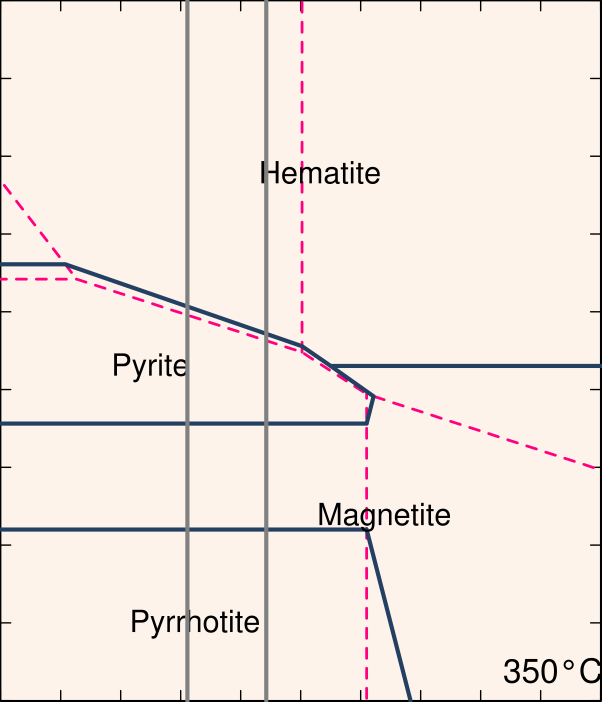
#> input picture imgs/350.png, 1804 x 2104 px (shown at 1/3 size)
$ python main.py
#> lines starting #> are read from the running program, lines starting #| are printed output that depends on the picture
### CalcDeltaS.py
import math
import numpy as np
import pandas as pd
from matplotlib import pyplot as plt


def pH2aH(pH):
    return 10 ** (-1 * pH)


def calc_fO2(aH_list, delta34S_H2S, k, gamma, delta, params):
    logfO2_list = []
    valid_pH_list = []
    invalid_aH = 1
    valid_flag = 0
    invalid_valid_pH = ()

    min_X_SUM_SO4 = 1
    max_X_SUM_SO4 = 0
    for aH in aH_list:
        A = (k['H2S'] * gamma['H2S']) / (gamma['HS'] * aH)
        B = k['HS'] * gamma['HS'] / (aH * gamma['S'])
        D = 1 / gamma['SO4']
        E = aH / (k['HSO4'] * gamma['HSO4'])
        F = params['mK'] * gamma['K']/ (k['KSO4'] * gamma['KSO4'])
        G = params['mNa'] * gamma['Na'] / (k['NaSO4'] * gamma['NaSO4'])
        H = params['mCa'] * gamma['Ca'] / (k['CaSO4'] * gamma['CaSO4'])

        C = ((delta['totalS'] - delta34S_H2S) * (1 + A * (1 + B)) - delta['HS'] * A - delta['S'] * A * B)  / ((delta['SO4'] - (delta['totalS'] - delta34S_H2S)) * (D + E + F + G + H))

        X_SUM_SO4 = C * (D + E + F + G + H) / (1 + A *(1 + B) + C * (D + E + F + G + H))
        min_X_SUM_SO4 = 0 if min(min_X_SUM_SO4, X_SUM_SO4) < 0 else min(min_X_SUM_SO4, X_SUM_SO4)
        max_X_SUM_SO4 = max(max_X_SUM_SO4, X_SUM_SO4)

        factor = k['SO4'] * aH ** 2  / gamma['H2S']
        try:
            logfO2 = math.log10(math.sqrt(C * factor))
            if valid_flag == 0:
                invalid_valid_pH = (-1 * np.log10(invalid_aH), -1 * np.log10(aH))
                valid_flag = 1
            logfO2_list.append(logfO2)
            valid_pH_list.append(-1 * math.log10(aH))
        except ValueError:
            invalid_aH = aH
    # print(round(min_X_SUM_SO4, 2), round(max_X_SUM_SO4, 2))
    return (logfO2_list, valid_pH_list, invalid_valid_pH)


def get_valid_pH_list(invalid_valid_pH, max_pH, delta34S_H2S, k, gamma, delta, params):
    has_solution = True
    if len(invalid_valid_pH) == 2:
        valid_pH_list = np.append(np.linspace(invalid_valid_pH[0], invalid_valid_pH[1], 1000), np.linspace(invalid_valid_pH[1], max_pH, 1000))
        valid_aH_list = list(map(pH2aH, valid_pH_list))
        logfO2_list, valid_pH_list, invalid_valid_pH = calc_fO2(valid_aH_list, delta34S_H2S, k, gamma, delta, params)
    else:
        has_solution = False
        logfO2_list, valid_pH_list = 0, 0
    return logfO2_list, valid_pH_list, invalid_valid_pH, has_solution


def main(T_c, delta_totalS, plot_species, delta_list, log_fo2_range, pH_range, default_ph_range, use_default_ph_range, figsize=(6, 7)):
    # params = {
    #     "mK": 10,
    #     "mNa": 10,
    #     "mCa":5
    # }
#> called with T_c = 350, delta_totalS = 0, plot_species = 'FeS2', log_fo2_range = (-36, -18), pH_range = (5.08, 6.4), default_ph_range = (2, 12), use_default_ph_range = False, figsize = (6, 7)
    params = {
        "mK": 1.5,
        "mNa": 1.5,
        "mCa": .01
    }

    ionic_strength = 3

    # set aH list
    if use_default_ph_range:
        min_pH = default_ph_range[0]
        max_pH = default_ph_range[1]
    else:
        min_pH = pH_range[0]
        max_pH = pH_range[1]

    pH_list = np.linspace(min_pH, max_pH, 1000)
    aH_list = list(map(pH2aH, pH_list))

    # get equilibrium constants
    logK_path = r"./data/log_K.csv"
    logK_df = pd.read_csv(logK_path, sep=',', index_col=0)
#> (reads data/log_K.csv from the repository)

    k = {}
    k_keys = ['HS', 'H2S', 'HSO4', 'SO4', 'KSO4', 'NaSO4', 'CaSO4']
    k_values = logK_df.loc[T_c, k_keys]
    for i, k_key in enumerate(k_keys):
        k[k_key] = 10 ** (k_values.iloc[i])

    # get delta values
    delta_path = r"./data/delta_new.csv"
    delta_df = pd.read_csv(delta_path, sep=',', index_col=0)
#> (reads data/delta_new.csv from the repository)

    delta = {
        'totalS': delta_totalS
        }
    delta_keys = ['HS', 'S', 'HSO4', 'SO4', 'KSO4', 'NaSO4', 'CaSO4', 'FeS', 'ZnS', 'FeS2', 'PbS']
    delta_values = delta_df.loc[T_c, delta_keys]
    for i, delta_key in enumerate(delta_keys):
        delta[delta_key] = delta_values.iloc[i]

    # get activity coefficients
    T_and_I = f"{T_c}_{ionic_strength}"
    gamma_path = r"./data/gamma_new.csv"
    gamma_df = pd.read_csv(gamma_path, sep=',', index_col=0)
#> (reads data/gamma_new.csv from the repository)

    gamma = {}
    gamma_keys = ['HS', 'H2S', 'HSO4', 'SO4', 'KSO4', 'NaSO4', 'CaSO4', 'Ca', 'K', 'Na', 'S']
    gamma_values = gamma_df.loc[T_and_I, gamma_keys]
    for i, gamma_key in enumerate(gamma_keys):
        gamma[gamma_key] = 10 ** (gamma_values.iloc[i])

    # plot
    plt.figure(figsize=figsize)
    # show both the image and contours
    img = plt.imread(f"imgs/{T_c}.png")
#> img is the input picture: shape (2104, 1804, 4) float32; mean R, G, B, A 0.961, 0.94, 0.902, 1
    plt.imshow(img, extent=[default_ph_range[0], default_ph_range[1], log_fo2_range[0], log_fo2_range[1]], aspect='auto')
    # plt.show()

    delta34S_H2S_list = []
    if plot_species == "H2S":
            delta34S_H2S_list = delta_list
    elif plot_species in delta_keys:
        delta34S_H2S_list = list(map(lambda x: x - delta[plot_species], delta_list))
    else:
        print("not supported species")

    del_num = 0
    for delta34S_H2S in delta34S_H2S_list:
        if delta34S_H2S - delta_totalS <= 0:
            logfO2_list, valid_pH_list, _ = calc_fO2(aH_list, delta34S_H2S, k, gamma, delta,params)
            print(min(logfO2_list), max(logfO2_list))
            plt.plot(valid_pH_list, logfO2_list)
        else:
            # delta34S_H2S > 0
            logfO2_list, valid_pH_list, invalid_valid_pH = calc_fO2(aH_list, delta34S_H2S, k, gamma, delta, params)
            logfO2_list, valid_pH_list, invalid_valid_pH, has_solution = get_valid_pH_list(invalid_valid_pH, max_pH, delta34S_H2S, k, gamma, delta, params)
            if not has_solution:
                del_index = delta34S_H2S_list.index(delta34S_H2S)
                del_value = delta_list.pop(del_index - del_num)
                del_num += 1
                print(f"plot_species: {del_value} is impossible in this system!")
            else:
                for _ in range(3):
                    logfO2_list, valid_pH_list, invalid_valid_pH, _ = get_valid_pH_list(invalid_valid_pH, max_pH, delta34S_H2S, k, gamma, delta, params)

                print(min(logfO2_list), max(logfO2_list))
                plt.plot(valid_pH_list, logfO2_list)

    plt.legend(delta_list)
    totalS = delta["totalS"]
    x_min, x_max = default_ph_range
    y_min, y_max = log_fo2_range
    mark_x = (x_min + x_max * 3) / 4
    mark_y = (y_min * 3 + y_max) / 4
    plt.text(mark_x, mark_y, f"{T_c}°C  δ34ΣS={totalS}", fontdict={"fontsize":9})
    xticks = np.linspace(default_ph_range[0], default_ph_range[1], default_ph_range[1] - default_ph_range[0] + 1)
    yticks = np.linspace(log_fo2_range[0], log_fo2_range[1], int(log_fo2_range[1] - log_fo2_range[0] + 1))
    plt.xticks(xticks)
    plt.yticks(yticks)


    plt.xlim(x_min, x_max)
    plt.ylim(y_min, y_max)

    # plt.xticks([])
    # plt.yticks([])
    plt.savefig(f"./output/{plot_species}_{T_c}C.pdf", dpi=300)
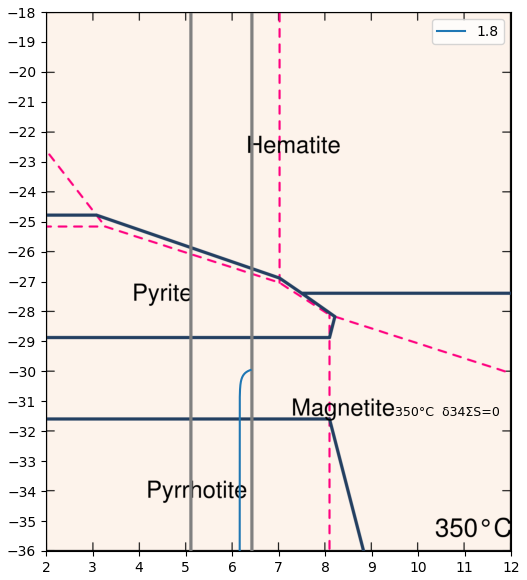
#> figure drawn by matplotlib, 1 panel
    plt.show()


# [23 lines that do not run on import are left out]

### main.py
import CalcDeltaS as cds

T_c = 350
delta_totalS = 0
plot_species = "FeS2"

delta_list = [1.8, 6.9] # 350

ranges = {
    "pH": {
            350: (5.085, 6.400),
            300: (5.113, 6.517),
            250: (5.128, 6.621),
            0: (2, 12)
    },
    "log_fo2" : {
        350: (-36, -18),
        300: (-40, -22),
        250: (-46, -28)
    }
}
# default_ph_range的取值范围和底图一致即可
default_ph_range = (2, 12)
# use_default_ph_range为True时，将会取default_ph_range的ph范围，适合用来画图；该值为False时，ph范围会随着ranges里的ph改变，适合用来计算精确log_fO2值。
use_default_ph_range = False
print(f"{T_c} degree")
cds.main(T_c, delta_totalS, plot_species, delta_list, ranges["log_fo2"][T_c], ranges["pH"][T_c], default_ph_range=default_ph_range, use_default_ph_range=use_default_ph_range)
